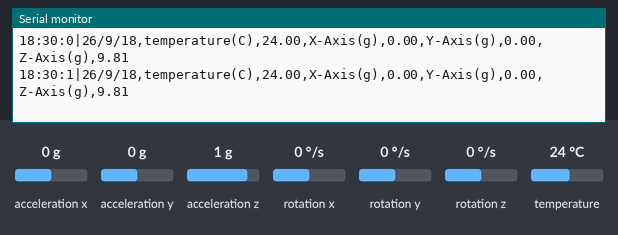
A sketch run on a simulated Arduino Uno, built with avr-gcc and run on an emulated ATmega328P. On the bench: the last lines printed to the serial monitor. The test bench sets the inputs (shaded band); at power-on: acceleration x 0 g, acceleration y 0 g, acceleration z 1 g, temperature 24 °C, rotation x 0 °/s, rotation y 0 °/s, rotation z 0 °/s. Storage starts empty.

Above: at 1.2 s.
1.3 s: acceleration x set to -1.4 g
At 2.6 s:
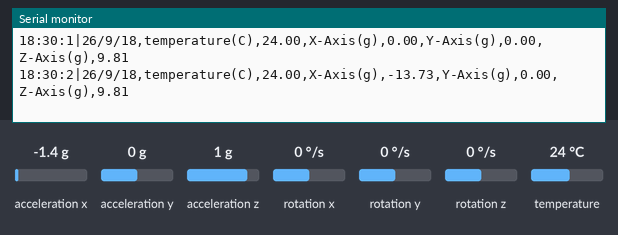
2.8 s: acceleration y set to -1.4 g
At 3.8 s:
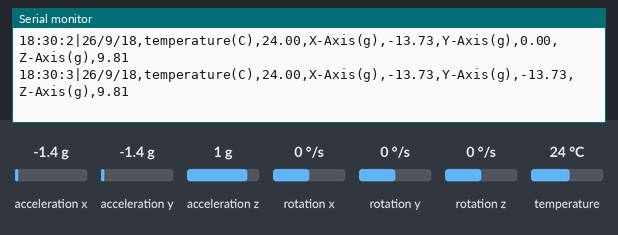
4.3 s: acceleration z set to -1.4 g
At 5.1 s:
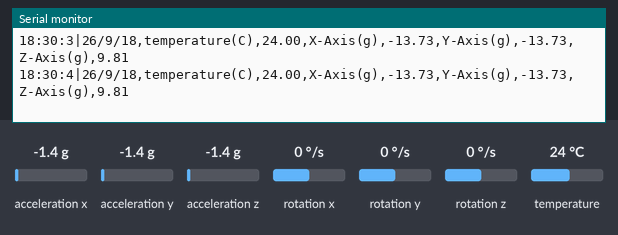
5.8 s: temperature set to 12 °C
At 7.2 s:
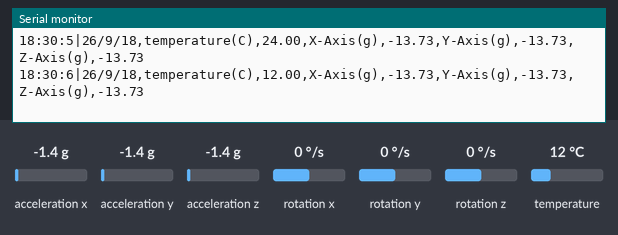
Timing chart, 0 to 8.3 s (numbered marks = the images above; inputs shaded):
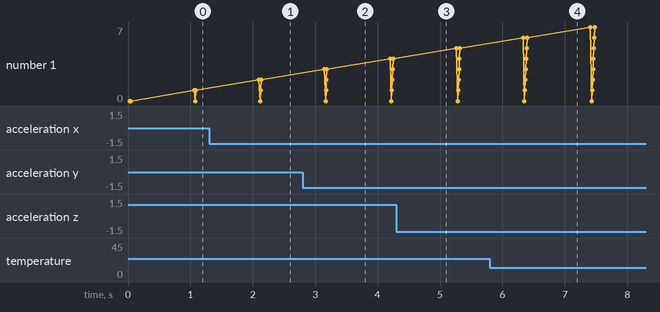

Measured:
- after the input at 1.3 s, the serial monitor: prints a new line after 0.80 s (image 1)
- after the input at 2.8 s, the serial monitor: prints a new line after 0.35 s (image 2)
- after the input at 5.8 s, the serial monitor: prints a new line after 0.53 s (image 4)

The sketch:

mpu_data_on_sdcard.ino
```cpp
/*
  SD card read/write

 The circuit:
 * SD card attached to SPI bus as follows:
 ** MOSI - pin 11
 ** MISO - pin 12
 ** CLK - pin 13
 ** CS - pin 4 (for MKRZero SD: SDCARD_SS_PIN)
 */
#include <SPI.h>
#include <SD.h>
#include <Wire.h>
#include <MPU6050.h>

MPU6050 mpu;

File myFile;

void setup() {
  // Open serial communications and wait for port to open:
  Serial.begin(115200);
  while (!Serial) {
    ; // wait for serial port to connect. Needed for native USB port only
  }
  Serial.println("Initialize MPU6050");

  while(!mpu.begin(MPU6050_SCALE_2000DPS, MPU6050_RANGE_2G))
  {
    Serial.println("Could not find a valid MPU6050 sensor, check wiring!");
    delay(500);
  }

  Serial.print("Initializing SD card...");

  if (!SD.begin(4)) {
    Serial.println("initialization failed!");
    while (1);
  }
  Serial.println("initialization done.");

}

int s=0;
int m=30;
int h=18;

void loop() {
  float temp = mpu.readTemperature();
  Vector rawAccel = mpu.readRawAccel();
  Vector normAccel = mpu.readNormalizeAccel();
  String payload=String(h);
  payload+=":";
  payload+=String(m);
  payload+=":";
  payload+=String(s);
  payload+="|";
  payload+=String(26);
  payload+="/";
  payload+=String(9);
  payload+="/";
  payload+=String(18);
  payload+=",";
  payload+=String("temperature(C)");
  payload+=",";
  payload+=String(temp);
  payload+=",";
  payload+=String("X-Axis(g)");
  payload+=",";
  payload+=normAccel.XAxis;
  payload+=",";
  payload+=String("Y-Axis(g)");
  payload+=",";
  payload+=normAccel.YAxis;
  payload+=",";
  payload+=String("Z-Axis(g)");
  payload+=",";
  payload+=normAccel.ZAxis;

  Serial.println(payload);
  // nothing happens after setup
  // open the file. note that only one file can be open at a time,
  // so you have to close this one before opening another.
  myFile = SD.open("Beacon.txt", FILE_WRITE);

  // if the file opened okay, write to it:
  if (myFile) {
//    Serial.print("Writing to Beacon.txt...");
    myFile.println(payload);
    // close the file:
    myFile.close();
//    Serial.println("done.");
  } else {
    // if the file didn't open, print an error:
    Serial.println("error opening Beacon.txt");
  }

  // re-open the file for reading:
  myFile = SD.open("Beacon.txt");
  if (myFile) {
//    Serial.println("Beacon.txt:");

    // read from the file until there's nothing else in it:
    while (myFile.available()) {
      Serial.write(myFile.read());
    }
    // close the file:
    myFile.close();
  } else {
    // if the file didn't open, print an error:
    Serial.println("error opening Beacon.txt");
  }
  delay(1000);
  s++;
  if(s==60)
  {
    m++;
    s=0;
    }
    if(m==60)
    {
      h++;
      m=0;
      }
}
```
